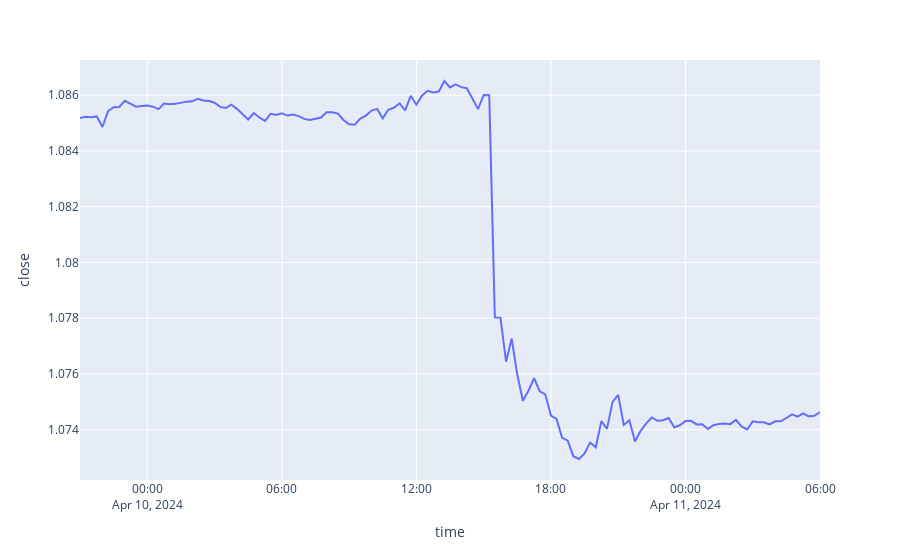

Here is the notebook cell this chart was saved with:
### Code cell
fig = px.line(ohlc, x = ohlc['time'], y = ohlc['close'])
fig.show()

### Figure 1 — Plotly figure (JSON) as saved in the notebook; plotly's stock layout.template omitted (floating-point values rounded to 4 significant figures; data arrays with more than 128 entries replaced by an {"elided": "..."} marker saying what was removed)
{"data": [{"hovertemplate": "time=%{x}<br>close=%{y}<extra></extra>", "legendgroup": "", "line": {"color": "#636efa", "dash": "solid"}, "marker": {"symbol": "circle"}, "mode": "lines", "name": "", "orientation": "v", "showlegend": false, "type": "scatter", "x": {"elided": "133 str values"}, "xaxis": "x", "y": {"elided": "133 float values"}, "yaxis": "y"}], "layout": {"autosize": true, "dragmode": "zoom", "legend": {"tracegroupgap": 0}, "margin": {"t": 60}, "xaxis": {"anchor": "y", "autorange": true, "domain": [0, 1], "range": ["2024-04-09 21:00", "2024-04-11 06:00"], "showspikes": false, "title": {"text": "time"}, "type": "date"}, "yaxis": {"anchor": "x", "autorange": true, "domain": [0, 1], "range": [1.072, 1.087], "showspikes": false, "title": {"text": "close"}, "type": "linear"}}}
